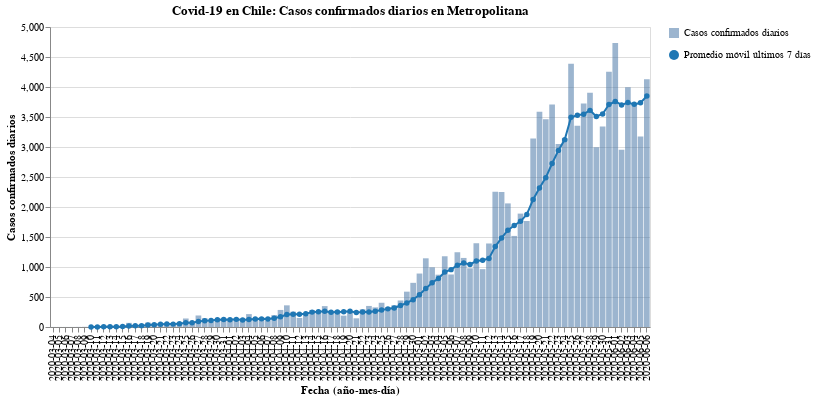

Notebook source saved alongside this figure:
### Code cell
#hide_input
bars, line = my_cases_plot(region)
(bars + line).properties(
    title=f'Covid-19 en Chile: Casos confirmados diarios en {region}',
    width=600
)

### Figure 1 — Vega-Lite specification as saved in the notebook (floating-point values rounded to 4 significant figures)
{"config": {"view": {"continuousWidth": 400, "continuousHeight": 300}}, "layer": [{"mark": {"type": "bar", "opacity": 0.7}, "encoding": {"opacity": {"type": "nominal", "field": "Casos confirmados diarios", "legend": {"title": ""}}, "tooltip": [{"type": "nominal", "field": "Fecha"}, {"type": "quantitative", "field": "Casos confirmados"}], "x": {"type": "nominal", "axis": {"title": "Fecha (año-mes-día)"}, "field": "Fecha"}, "y": {"type": "quantitative", "axis": {"title": "Casos confirmados diarios"}, "field": "Casos confirmados"}}}, {"mark": {"type": "line", "color": "#1f77b4", "point": {"filled": true, "fill": "#1f77b4"}}, "encoding": {"shape": {"type": "nominal", "field": "Promedio móvil últimos 7 días", "legend": {"title": ""}}, "x": {"type": "nominal", "axis": {"title": "Fecha (año-mes-día)"}, "field": "Fecha"}, "y": {"type": "quantitative", "field": "Rolling"}}}], "data": {"name": "data-b131826a0117040d8809f8ba7c015937"}, "title": "Covid-19 en Chile: Casos confirmados diarios en Metropolitana", "width": 600, "$schema": "https://vega.github.io/schema/vega-lite/v4.8.1.json", "datasets": {"data-b131826a0117040d8809f8ba7c015937": [{"Fecha": "2020-03-04", "Casos confirmados": 1, "Rolling": null, "Casos confirmados diarios": "Casos confirmados diarios", "Promedio móvil últimos 7 días": "Promedio móvil últimos 7 días"}, {"Fecha": "2020-03-05", "Casos confirmados": 1, "Rolling": null, "Casos confirmados diarios": "Casos confirmados diarios", "Promedio móvil últimos 7 días": "Promedio móvil últimos 7 días"}, {"Fecha": "2020-03-06", "Casos confirmados": 1, "Rolling": null, "Casos confirmados diarios": "Casos confirmados diarios", "Promedio móvil últimos 7 días": "Promedio móvil últimos 7 días"}, {"Fecha": "2020-03-07", "Casos confirmados": 1, "Rolling": null, "Casos confirmados diarios": "Casos confirmados diarios", "Promedio móvil últimos 7 días": "Promedio móvil últimos 7 días"}, {"Fecha": "2020-03-08", "Casos confirmados": 2, "Rolling": null, "Casos confirmados diarios": "Casos confirmados diarios", "Promedio móvil últimos 7 días": "Promedio móvil últimos 7 días"}, {"Fecha": "2020-03-09", "Casos confirmados": 3, "Rolling": null, "Casos confirmados diarios": "Casos confirmados diarios", "Promedio móvil últimos 7 días": "Promedio móvil últimos 7 días"}, {"Fecha": "2020-03-10", "Casos confirmados": 1, "Rolling": 1.429, "Casos confirmados diarios": "Casos confirmados diarios", "Promedio móvil últimos 7 días": "Promedio móvil últimos 7 días"}, {"Fecha": "2020-03-11", "Casos confirmados": 4, "Rolling": 1.857, "Casos confirmados diarios": "Casos confirmados diarios", "Promedio móvil últimos 7 días": "Promedio móvil últimos 7 días"}, {"Fecha": "2020-03-12", "Casos confirmados": 9, "Rolling": 3.0, "Casos confirmados diarios": "Casos confirmados diarios", "Promedio móvil últimos 7 días": "Promedio móvil últimos 7 días"}, {"Fecha": "2020-03-13", "Casos confirmados": 6, "Rolling": 3.714, "Casos confirmados diarios": "Casos confirmados diarios", "Promedio móvil últimos 7 días": "Promedio móvil últimos 7 días"}, {"Fecha": "2020-03-14", "Casos confirmados": 11, "Rolling": 5.143, "Casos confirmados diarios": "Casos confirmados diarios", "Promedio móvil últimos 7 días": "Promedio móvil últimos 7 días"}, {"Fecha": "2020-03-15", "Casos confirmados": 14, "Rolling": 6.857, "Casos confirmados diarios": "Casos confirmados diarios", "Promedio móvil últimos 7 días": "Promedio móvil últimos 7 días"}, {"Fecha": "2020-03-16", "Casos confirmados": 69, "Rolling": 16.29, "Casos confirmados diarios": "Casos confirmados diarios", "Promedio móvil últimos 7 días": "Promedio móvil últimos 7 días"}, {"Fecha": "2020-03-17", "Casos confirmados": 29, "Rolling": 20.29, "Casos confirmados diarios": "Casos confirmados diarios", "Promedio móvil últimos 7 días": "Promedio móvil últimos 7 días"}, {"Fecha": "2020-03-18", "Casos confirmados": 22, "Rolling": 22.86, "Casos confirmados diarios": "Casos confirmados diarios", "Promedio móvil últimos 7 días": "Promedio móvil últimos 7 días"}, {"Fecha": "2020-03-19", "Casos confirmados": 73, "Rolling": 32.0, "Casos confirmados diarios": "Casos confirmados diarios", "Promedio móvil últimos 7 días": "Promedio móvil últimos 7 días"}, {"Fecha": "2020-03-20", "Casos confirmados": 57, "Rolling": 39.29, "Casos confirmados diarios": "Casos confirmados diarios", "Promedio móvil últimos 7 días": "Promedio móvil últimos 7 días"}, {"Fecha": "2020-03-21", "Casos confirmados": 55, "Rolling": 45.57, "Casos confirmados diarios": "Casos confirmados diarios", "Promedio móvil últimos 7 días": "Promedio móvil últimos 7 días"}, {"Fecha": "2020-03-22", "Casos confirmados": 50, "Rolling": 50.71, "Casos confirmados diarios": "Casos confirmados diarios", "Promedio móvil últimos 7 días": "Promedio móvil últimos 7 días"}, {"Fecha": "2020-03-23", "Casos confirmados": 50, "Rolling": 48.0, "Casos confirmados diarios": "Casos confirmados diarios", "Promedio móvil últimos 7 días": "Promedio móvil últimos 7 días"}, {"Fecha": "2020-03-24", "Casos confirmados": 81, "Rolling": 55.43, "Casos confirmados diarios": "Casos confirmados diarios", "Promedio móvil últimos 7 días": "Promedio móvil últimos 7 días"}, {"Fecha": "2020-03-25", "Casos confirmados": 142, "Rolling": 72.57, "Casos confirmados diarios": "Casos confirmados diarios", "Promedio móvil últimos 7 días": "Promedio móvil últimos 7 días"}, {"Fecha": "2020-03-26", "Casos confirmados": 64, "Rolling": 71.29, "Casos confirmados diarios": "Casos confirmados diarios", "Promedio móvil últimos 7 días": "Promedio móvil últimos 7 días"}, {"Fecha": "2020-03-27", "Casos confirmados": 192, "Rolling": 90.57, "Casos confirmados diarios": "Casos confirmados diarios", "Promedio móvil últimos 7 días": "Promedio móvil últimos 7 días"}, {"Fecha": "2020-03-28", "Casos confirmados": 146, "Rolling": 103.6, "Casos confirmados diarios": "Casos confirmados diarios", "Promedio móvil últimos 7 días": "Promedio móvil últimos 7 días"}, {"Fecha": "2020-03-29", "Casos confirmados": 83, "Rolling": 108.3, "Casos confirmados diarios": "Casos confirmados diarios", "Promedio móvil últimos 7 días": "Promedio móvil últimos 7 días"}, {"Fecha": "2020-03-30", "Casos confirmados": 128, "Rolling": 119.4, "Casos confirmados diarios": "Casos confirmados diarios", "Promedio móvil últimos 7 días": "Promedio móvil últimos 7 días"}, {"Fecha": "2020-03-31", "Casos confirmados": 125, "Rolling": 125.7, "Casos confirmados diarios": "Casos confirmados diarios", "Promedio móvil últimos 7 días": "Promedio móvil últimos 7 días"}, {"Fecha": "2020-04-01", "Casos confirmados": 101, "Rolling": 119.9, "Casos confirmados diarios": "Casos confirmados diarios", "Promedio móvil últimos 7 días": "Promedio móvil últimos 7 días"}, {"Fecha": "2020-04-02", "Casos confirmados": 115, "Rolling": 127.1, "Casos confirmados diarios": "Casos confirmados diarios", "Promedio móvil últimos 7 días": "Promedio móvil últimos 7 días"}, {"Fecha": "2020-04-03", "Casos confirmados": 106, "Rolling": 114.9, "Casos confirmados diarios": "Casos confirmados diarios", "Promedio móvil últimos 7 días": "Promedio móvil últimos 7 días"}, {"Fecha": "2020-04-04", "Casos confirmados": 215, "Rolling": 124.7, "Casos confirmados diarios": "Casos confirmados diarios", "Promedio móvil últimos 7 días": "Promedio móvil últimos 7 días"}, {"Fecha": "2020-04-05", "Casos confirmados": 145, "Rolling": 133.6, "Casos confirmados diarios": "Casos confirmados diarios", "Promedio móvil últimos 7 días": "Promedio móvil últimos 7 días"}, {"Fecha": "2020-04-06", "Casos confirmados": 142, "Rolling": 135.6, "Casos confirmados diarios": "Casos confirmados diarios", "Promedio móvil últimos 7 días": "Promedio móvil últimos 7 días"}, {"Fecha": "2020-04-07", "Casos confirmados": 106, "Rolling": 132.9, "Casos confirmados diarios": "Casos confirmados diarios", "Promedio móvil últimos 7 días": "Promedio móvil últimos 7 días"}, {"Fecha": "2020-04-08", "Casos confirmados": 198, "Rolling": 146.7, "Casos confirmados diarios": "Casos confirmados diarios", "Promedio móvil últimos 7 días": "Promedio móvil últimos 7 días"}, {"Fecha": "2020-04-09", "Casos confirmados": 284, "Rolling": 170.9, "Casos confirmados diarios": "Casos confirmados diarios", "Promedio móvil últimos 7 días": "Promedio móvil últimos 7 días"}, {"Fecha": "2020-04-10", "Casos confirmados": 361, "Rolling": 207.3, "Casos confirmados diarios": "Casos confirmados diarios", "Promedio móvil últimos 7 días": "Promedio móvil últimos 7 días"}, {"Fecha": "2020-04-11", "Casos confirmados": 255, "Rolling": 213.0, "Casos confirmados diarios": "Casos confirmados diarios", "Promedio móvil últimos 7 días": "Promedio móvil últimos 7 días"}, {"Fecha": "2020-04-12", "Casos confirmados": 151, "Rolling": 213.9, "Casos confirmados diarios": "Casos confirmados diarios", "Promedio móvil últimos 7 días": "Promedio móvil últimos 7 días"}, {"Fecha": "2020-04-13", "Casos confirmados": 204, "Rolling": 222.7, "Casos confirmados diarios": "Casos confirmados diarios", "Promedio móvil últimos 7 días": "Promedio móvil últimos 7 días"}, {"Fecha": "2020-04-14", "Casos confirmados": 283, "Rolling": 248.0, "Casos confirmados diarios": "Casos confirmados diarios", "Promedio móvil últimos 7 días": "Promedio móvil últimos 7 días"}, {"Fecha": "2020-04-15", "Casos confirmados": 248, "Rolling": 255.1, "Casos confirmados diarios": "Casos confirmados diarios", "Promedio móvil últimos 7 días": "Promedio móvil últimos 7 días"}, {"Fecha": "2020-04-16", "Casos confirmados": 348, "Rolling": 264.3, "Casos confirmados diarios": "Casos confirmados diarios", "Promedio móvil últimos 7 días": "Promedio móvil últimos 7 días"}, {"Fecha": "2020-04-17", "Casos confirmados": 233, "Rolling": 246.0, "Casos confirmados diarios": "Casos confirmados diarios", "Promedio móvil últimos 7 días": "Promedio móvil últimos 7 días"}, {"Fecha": "2020-04-18", "Casos confirmados": 277, "Rolling": 249.1, "Casos confirmados diarios": "Casos confirmados diarios", "Promedio móvil últimos 7 días": "Promedio móvil últimos 7 días"}, {"Fecha": "2020-04-19", "Casos confirmados": 189, "Rolling": 254.6, "Casos confirmados diarios": "Casos confirmados diarios", "Promedio móvil últimos 7 días": "Promedio móvil últimos 7 días"}, {"Fecha": "2020-04-20", "Casos confirmados": 262, "Rolling": 262.9, "Casos confirmados diarios": "Casos confirmados diarios", "Promedio móvil últimos 7 días": "Promedio móvil últimos 7 días"}, {"Fecha": "2020-04-21", "Casos confirmados": 145, "Rolling": 243.1, "Casos confirmados diarios": "Casos confirmados diarios", "Promedio móvil últimos 7 días": "Promedio móvil últimos 7 días"}, {"Fecha": "2020-04-22", "Casos confirmados": 295, "Rolling": 249.9, "Casos confirmados diarios": "Casos confirmados diarios", "Promedio móvil últimos 7 días": "Promedio móvil últimos 7 días"}, {"Fecha": "2020-04-23", "Casos confirmados": 351, "Rolling": 250.3, "Casos confirmados diarios": "Casos confirmados diarios", "Promedio móvil últimos 7 días": "Promedio móvil últimos 7 días"}, {"Fecha": "2020-04-24", "Casos confirmados": 327, "Rolling": 263.7, "Casos confirmados diarios": "Casos confirmados diarios", "Promedio móvil últimos 7 días": "Promedio móvil últimos 7 días"}, {"Fecha": "2020-04-25", "Casos confirmados": 404, "Rolling": 281.9, "Casos confirmados diarios": "Casos confirmados diarios", "Promedio móvil últimos 7 días": "Promedio móvil últimos 7 días"}, {"Fecha": "2020-04-26", "Casos confirmados": 331, "Rolling": 302.1, "Casos confirmados diarios": "Casos confirmados diarios", "Promedio móvil últimos 7 días": "Promedio móvil últimos 7 días"}, {"Fecha": "2020-04-27", "Casos confirmados": 362, "Rolling": 316.4, "Casos confirmados diarios": "Casos confirmados diarios", "Promedio móvil últimos 7 días": "Promedio móvil últimos 7 días"}, {"Fecha": "2020-04-28", "Casos confirmados": 442, "Rolling": 358.9, "Casos confirmados diarios": "Casos confirmados diarios", "Promedio móvil últimos 7 días": "Promedio móvil últimos 7 días"}, {"Fecha": "2020-04-29", "Casos confirmados": 589, "Rolling": 400.9, "Casos confirmados diarios": "Casos confirmados diarios", "Promedio móvil últimos 7 días": "Promedio móvil últimos 7 días"}, {"Fecha": "2020-04-30", "Casos confirmados": 736, "Rolling": 455.9, "Casos confirmados diarios": "Casos confirmados diarios", "Promedio móvil últimos 7 días": "Promedio móvil últimos 7 días"}, {"Fecha": "2020-05-01", "Casos confirmados": 891, "Rolling": 536.4, "Casos confirmados diarios": "Casos confirmados diarios", "Promedio móvil últimos 7 días": "Promedio móvil últimos 7 días"}, {"Fecha": "2020-05-02", "Casos confirmados": 1145, "Rolling": 642.3, "Casos confirmados diarios": "Casos confirmados diarios", "Promedio móvil últimos 7 días": "Promedio móvil últimos 7 días"}, {"Fecha": "2020-05-03", "Casos confirmados": 995, "Rolling": 737.1, "Casos confirmados diarios": "Casos confirmados diarios", "Promedio móvil últimos 7 días": "Promedio móvil últimos 7 días"}, {"Fecha": "2020-05-04", "Casos confirmados": 872, "Rolling": 810.0, "Casos confirmados diarios": "Casos confirmados diarios", "Promedio móvil últimos 7 días": "Promedio móvil últimos 7 días"}, {"Fecha": "2020-05-05", "Casos confirmados": 1179, "Rolling": 915.3, "Casos confirmados diarios": "Casos confirmados diarios", "Promedio móvil últimos 7 días": "Promedio móvil últimos 7 días"}, {"Fecha": "2020-05-06", "Casos confirmados": 875, "Rolling": 956.1, "Casos confirmados diarios": "Casos confirmados diarios", "Promedio móvil últimos 7 días": "Promedio móvil últimos 7 días"}, {"Fecha": "2020-05-07", "Casos confirmados": 1246, "Rolling": 1029.0, "Casos confirmados diarios": "Casos confirmados diarios", "Promedio móvil últimos 7 días": "Promedio móvil últimos 7 días"}, {"Fecha": "2020-05-08", "Casos confirmados": 1151, "Rolling": 1066.0, "Casos confirmados diarios": "Casos confirmados diarios", "Promedio móvil últimos 7 días": "Promedio móvil últimos 7 días"}, {"Fecha": "2020-05-09", "Casos confirmados": 978, "Rolling": 1042.0, "Casos confirmados diarios": "Casos confirmados diarios", "Promedio móvil últimos 7 días": "Promedio móvil últimos 7 días"}, {"Fecha": "2020-05-10", "Casos confirmados": 1396, "Rolling": 1100.0, "Casos confirmados diarios": "Casos confirmados diarios", "Promedio móvil últimos 7 días": "Promedio móvil últimos 7 días"}, {"Fecha": "2020-05-11", "Casos confirmados": 964, "Rolling": 1113.0, "Casos confirmados diarios": "Casos confirmados diarios", "Promedio móvil últimos 7 días": "Promedio móvil últimos 7 días"}, {"Fecha": "2020-05-12", "Casos confirmados": 1392, "Rolling": 1143.0, "Casos confirmados diarios": "Casos confirmados diarios", "Promedio móvil últimos 7 días": "Promedio móvil últimos 7 días"}, {"Fecha": "2020-05-13", "Casos confirmados": 2256, "Rolling": 1340.0, "Casos confirmados diarios": "Casos confirmados diarios", "Promedio móvil últimos 7 días": "Promedio móvil últimos 7 días"}, {"Fecha": "2020-05-14", "Casos confirmados": 2251, "Rolling": 1484.0, "Casos confirmados diarios": "Casos confirmados diarios", "Promedio móvil últimos 7 días": "Promedio móvil últimos 7 días"}, {"Fecha": "2020-05-15", "Casos confirmados": 2060, "Rolling": 1614.0, "Casos confirmados diarios": "Casos confirmados diarios", "Promedio móvil últimos 7 días": "Promedio móvil últimos 7 días"}, {"Fecha": "2020-05-16", "Casos confirmados": 1518, "Rolling": 1691.0, "Casos confirmados diarios": "Casos confirmados diarios", "Promedio móvil últimos 7 días": "Promedio móvil últimos 7 días"}, {"Fecha": "2020-05-17", "Casos confirmados": 1890, "Rolling": 1762.0, "Casos confirmados diarios": "Casos confirmados diarios", "Promedio móvil últimos 7 días": "Promedio móvil últimos 7 días"}, {"Fecha": "2020-05-18", "Casos confirmados": 1767, "Rolling": 1876.0, "Casos confirmados diarios": "Casos confirmados diarios", "Promedio móvil últimos 7 días": "Promedio móvil últimos 7 días"}, {"Fecha": "2020-05-19", "Casos confirmados": 3140, "Rolling": 2126.0, "Casos confirmados diarios": "Casos confirmados diarios", "Promedio móvil últimos 7 días": "Promedio móvil últimos 7 días"}, {"Fecha": "2020-05-20", "Casos confirmados": 3588, "Rolling": 2316.0, "Casos confirmados diarios": "Casos confirmados diarios", "Promedio móvil últimos 7 días": "Promedio móvil últimos 7 días"}, {"Fecha": "2020-05-21", "Casos confirmados": 3462, "Rolling": 2489.0, "Casos confirmados diarios": "Casos confirmados diarios", "Promedio móvil últimos 7 días": "Promedio móvil últimos 7 días"}, {"Fecha": "2020-05-22", "Casos confirmados": 3709, "Rolling": 2725.0, "Casos confirmados diarios": "Casos confirmados diarios", "Promedio móvil últimos 7 días": "Promedio móvil últimos 7 días"}, {"Fecha": "2020-05-23", "Casos confirmados": 3049, "Rolling": 2944.0, "Casos confirmados diarios": "Casos confirmados diarios", "Promedio móvil últimos 7 días": "Promedio móvil últimos 7 días"}, {"Fecha": "2020-05-24", "Casos confirmados": 3145, "Rolling": 3123.0, "Casos confirmados diarios": "Casos confirmados diarios", "Promedio móvil últimos 7 días": "Promedio móvil últimos 7 días"}, {"Fecha": "2020-05-25", "Casos confirmados": 4386, "Rolling": 3497.0, "Casos confirmados diarios": "Casos confirmados diarios", "Promedio móvil últimos 7 días": "Promedio móvil últimos 7 días"}, {"Fecha": "2020-05-26", "Casos confirmados": 3355, "Rolling": 3528.0, "Casos confirmados diarios": "Casos confirmados diarios", "Promedio móvil últimos 7 días": "Promedio móvil últimos 7 días"}, {"Fecha": "2020-05-27", "Casos confirmados": 3726, "Rolling": 3547.0, "Casos confirmados diarios": "Casos confirmados diarios", "Promedio móvil últimos 7 días": "Promedio móvil últimos 7 días"}, {"Fecha": "2020-05-28", "Casos confirmados": 3904, "Rolling": 3611.0, "Casos confirmados diarios": "Casos confirmados diarios", "Promedio móvil últimos 7 días": "Promedio móvil últimos 7 días"}, {"Fecha": "2020-05-29", "Casos confirmados": 2995, "Rolling": 3509.0, "Casos confirmados diarios": "Casos confirmados diarios", "Promedio móvil últimos 7 días": "Promedio móvil últimos 7 días"}, {"Fecha": "2020-05-30", "Casos confirmados": 3341, "Rolling": 3550.0, "Casos confirmados diarios": "Casos confirmados diarios", "Promedio móvil últimos 7 días": "Promedio móvil últimos 7 días"}, {"Fecha": "2020-05-31", "Casos confirmados": 4253, "Rolling": 3709.0, "Casos confirmados diarios": "Casos confirmados diarios", "Promedio móvil últimos 7 días": "Promedio móvil últimos 7 días"}, {"Fecha": "2020-06-01", "Casos confirmados": 4735, "Rolling": 3758.0, "Casos confirmados diarios": "Casos confirmados diarios", "Promedio móvil últimos 7 días": "Promedio móvil últimos 7 días"}, {"Fecha": "2020-06-02", "Casos confirmados": 2955, "Rolling": 3701.0, "Casos confirmados diarios": "Casos confirmados diarios", "Promedio móvil últimos 7 días": "Promedio móvil últimos 7 días"}, {"Fecha": "2020-06-03", "Casos confirmados": 3997, "Rolling": 3740.0, "Casos confirmados diarios": "Casos confirmados diarios", "Promedio móvil últimos 7 días": "Promedio móvil últimos 7 días"}, {"Fecha": "2020-06-04", "Casos confirmados": 3699, "Rolling": 3711.0, "Casos confirmados diarios": "Casos confirmados diarios", "Promedio móvil últimos 7 días": "Promedio móvil últimos 7 días"}, {"Fecha": "2020-06-05", "Casos confirmados": 3176, "Rolling": 3737.0, "Casos confirmados diarios": "Casos confirmados diarios", "Promedio móvil últimos 7 días": "Promedio móvil últimos 7 días"}, {"Fecha": "2020-06-06", "Casos confirmados": 4128, "Rolling": 3849.0, "Casos confirmados diarios": "Casos confirmados diarios", "Promedio móvil últimos 7 días": "Promedio móvil últimos 7 días"}]}}
